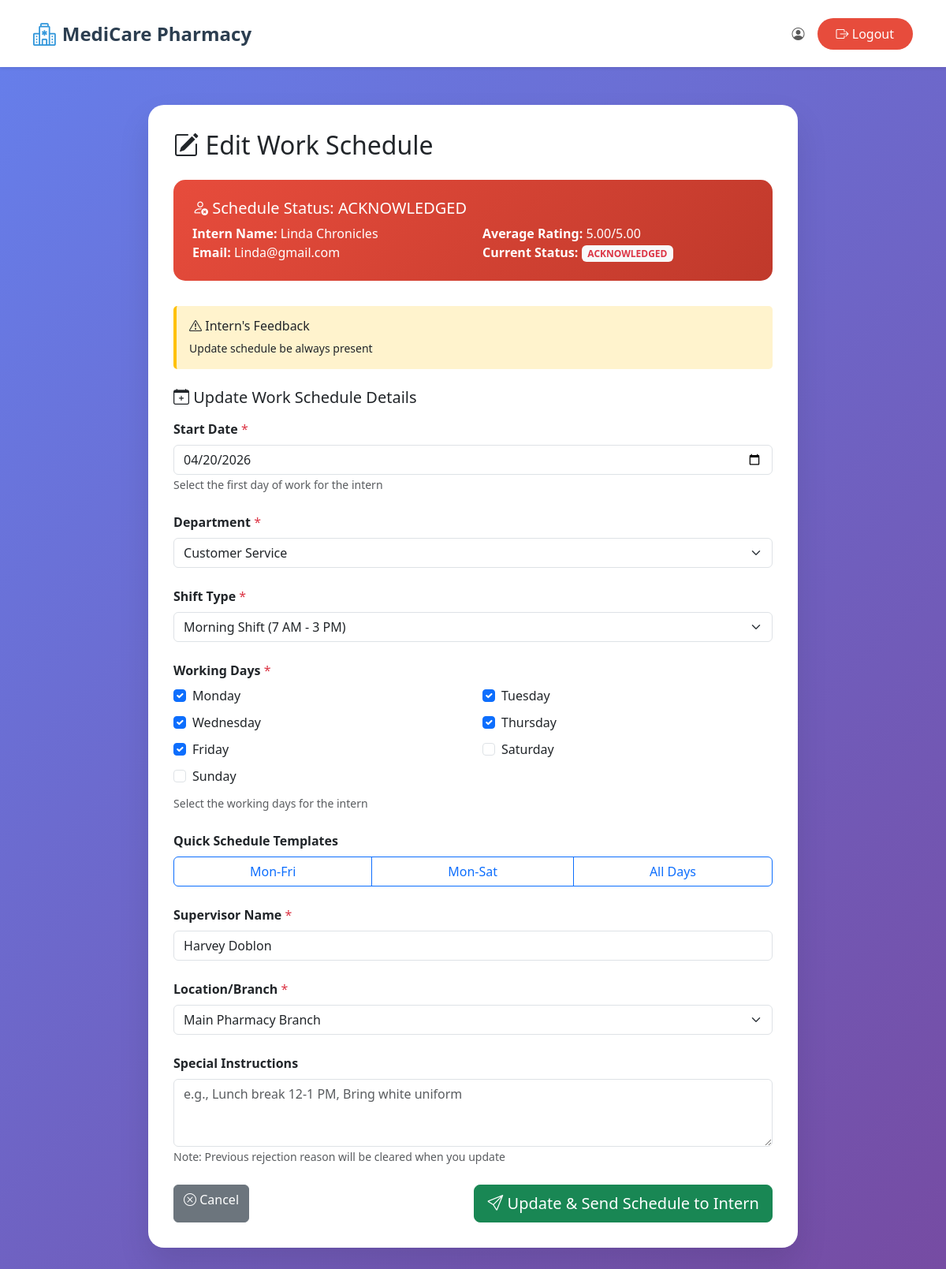
Page /Users/hr/edit_work_schedule.php?schedule_id=16 (signed in) on the committed database.
### tables this page shows
CREATE TABLE `work_schedules` (
  `id` int(11) NOT NULL,
  `evaluation_id` int(11) NOT NULL,
  `user_id` int(11) NOT NULL,
  `created_by` int(11) NOT NULL,
  `start_date` date NOT NULL,
  `department` varchar(100) NOT NULL,
  `shift_type` enum('morning','afternoon','night','full_day') NOT NULL,
  `shift_time` varchar(50) NOT NULL,
  `working_days` text NOT NULL,
  `supervisor_name` varchar(100) NOT NULL,
  `location` varchar(100) NOT NULL,
  `special_instructions` text DEFAULT NULL,
  `formatted_schedule` text NOT NULL,
  `moa_document_path` varchar(500) DEFAULT NULL,
  `moa_document_name` varchar(255) DEFAULT NULL,
  `status` enum('pending','sent','acknowledged','active','completed','cancelled') DEFAULT 'pending',
  `sent_at` timestamp NULL DEFAULT NULL,
  `acknowledged_at` timestamp NULL DEFAULT NULL,
  `created_at` timestamp NOT NULL DEFAULT current_timestamp(),
  `updated_at` timestamp NOT NULL DEFAULT current_timestamp() ON UPDATE current_timestamp()
);

CREATE TABLE `users` (
  `id` int(11) NOT NULL,
  `first_name` varchar(50) NOT NULL,
  `middle_name` varchar(50) DEFAULT NULL,
  `last_name` varchar(50) NOT NULL,
  `birth_date` date DEFAULT NULL,
  `phone_number` varchar(20) NOT NULL,
  `email` varchar(100) NOT NULL,
  `password` varchar(255) NOT NULL,
  `role_id` int(11) NOT NULL DEFAULT 4,
  `is_active` tinyint(1) NOT NULL DEFAULT 1,
  `created_at` timestamp NOT NULL DEFAULT current_timestamp(),
  `updated_at` timestamp NOT NULL DEFAULT current_timestamp() ON UPDATE current_timestamp()
);

CREATE TABLE `interview_evaluations` (
  `id` int(11) NOT NULL,
  `interview_assignment_id` int(11) NOT NULL,
  `user_id` int(11) NOT NULL,
  `evaluated_by` int(11) NOT NULL,
  `education_rating` int(11) DEFAULT NULL CHECK (`education_rating` between 1 and 5),
  `education_comments` text DEFAULT NULL,
  `training_rating` int(11) DEFAULT NULL CHECK (`training_rating` between 1 and 5),
  `training_comments` text DEFAULT NULL,
  `work_experience_rating` int(11) DEFAULT NULL CHECK (`work_experience_rating` between 1 and 5),
  `work_experience_comments` text DEFAULT NULL,
  `company_knowledge_rating` int(11) DEFAULT NULL CHECK (`company_knowledge_rating` between 1 and 5),
  `company_knowledge_comments` text DEFAULT NULL,
  `technical_skills_rating` int(11) DEFAULT NULL CHECK (`technical_skills_rating` between 1 and 5),
  `technical_skills_comments` text DEFAULT NULL,
  `multitasking_skills_rating` int(11) DEFAULT NULL CHECK (`multitasking_skills_rating` between 1 and 5),
  `multitasking_skills_comments` text DEFAULT NULL,
  `communication_skills_rating` int(11) DEFAULT NULL CHECK (`communication_skills_rating` between 1 and 5),
  `communication_skills_comments` text DEFAULT NULL,
  `teamwork_rating` int(11) DEFAULT NULL CHECK (`teamwork_rating` between 1 and 5),
  `teamwork_comments` text DEFAULT NULL,
  `stress_tolerance_rating` int(11) DEFAULT NULL CHECK (`stress_tolerance_rating` between 1 and 5),
  `stress_tolerance_comments` text DEFAULT NULL,
  `culture_fit_rating` int(11) DEFAULT NULL CHECK (`culture_fit_rating` between 1 and 5),
  `culture_fit_comments` text DEFAULT NULL,
  `average_rating` decimal(3,2) DEFAULT NULL,
  `overall_evaluation` text DEFAULT NULL,
  `final_decision` enum('pending','accepted','rejected') DEFAULT 'pending',
  `work_schedule_sent` tinyint(1) DEFAULT 0,
  `work_start_date` date DEFAULT NULL,
  `work_schedule_details` text DEFAULT NULL,
  `created_at` timestamp NOT NULL DEFAULT current_timestamp(),
  `updated_at` timestamp NOT NULL DEFAULT current_timestamp() ON UPDATE current_timestamp()
);

### Users/hr/edit_work_schedule.php (the view, shortened to what this page needs)
<?php
require_once '../../config.php';
$full_name = $_SESSION['full_name'];
$schedule_id = $_GET['schedule_id'] ?? null;
$schedule_sql = "SELECT ws.*, u.first_name, u.last_name, u.email, ie.average_rating
                 FROM work_schedules ws
                 JOIN users u ON ws.user_id = u.id
                 LEFT JOIN interview_evaluations ie ON ws.evaluation_id = ie.id
                 WHERE ws.id = ?";
$schedule_stmt = $conn->prepare($schedule_sql);
$schedule_stmt->bind_param("i", $schedule_id);
$schedule_stmt->execute();
$schedule = $schedule_stmt->get_result()->fetch_assoc();
$success = '';
$working_days_array = explode(',', $schedule['working_days']);
?>
<!DOCTYPE html>
<html lang="en">
<head>
    <link href="https://cdn.jsdelivr.net/npm/bootstrap@5.3.0/dist/css/bootstrap.min.css" rel="stylesheet">
    <link rel="stylesheet" href="https://cdn.jsdelivr.net/npm/bootstrap-icons@1.11.0/font/bootstrap-icons.css">
    <link rel="stylesheet" href="../../style.css">
</head>
<body>
    <nav class="navbar navbar-expand-lg navbar-light bg-white shadow-sm">
        <div class="container">
            <a class="navbar-brand" href="dashboard.php">
                <i class="bi bi-hospital"></i> MediCare Pharmacy
            </a>
            <div class="navbar-nav ms-auto">
                <span class="navbar-text me-3">
                    <i class="bi bi-person-circle"></i> <?php echo htmlspecialchars($full_name); ?>
                </span>
                <a href="../logout.php" class="btn btn-logout">
                    <i class="bi bi-box-arrow-right"></i> Logout
                </a>
            </div>
        </div>
    </nav>
    <div class="schedule-container">
        <div class="container d-flex justify-content-center">
            <div class="schedule-card">
                <h2 class="mb-4">
                    <i class="bi bi-pencil-square"></i> Edit Work Schedule
                </h2>
                <?php if ($success): ?>
                    <div class="alert alert-success alert-dismissible fade show">
                        <i class="bi bi-check-circle"></i> <?php echo $success; ?>
                        <button type="button" class="btn-close" data-bs-dismiss="alert"></button>
                    </div>
                    <div class="text-center mt-3">
                        <a href="dashboard.php" class="btn btn-primary">
                            <i class="bi bi-arrow-left"></i> Back to Dashboard
                        </a>
                    </div>
                <?php else: ?>
                <div class="intern-info">
                    <h5><i class="bi bi-person-x"></i> Schedule Status: <?php echo strtoupper($schedule['status']); ?></h5>
                    <div class="row">
                        <div class="col-md-6">
                            <strong>Intern Name:</strong> <?php echo htmlspecialchars($schedule['first_name'] . ' ' . $schedule['last_name']); ?><br>
                            <strong>Email:</strong> <?php echo htmlspecialchars($schedule['email']); ?>
                        </div>
                        <div class="col-md-6">
                            <?php if ($schedule['average_rating']): ?>
                                <strong>Average Rating:</strong> <?php echo number_format($schedule['average_rating'], 2); ?>/5.00<br>
                            <?php endif; ?>
                            <strong>Current Status:</strong> <span class="badge bg-light text-danger"><?php echo strtoupper($schedule['status']); ?></span>
                        </div>
                    </div>
                </div>
                <?php if ($schedule['special_instructions']): ?>
                <div class="rejection-info">
                    <h6><i class="bi bi-exclamation-triangle"></i> Intern's Feedback</h6>
                    <p class="mb-0 small">
                        <?php echo nl2br(htmlspecialchars($schedule['special_instructions'])); ?>
                    </p>
                </div>
                <?php endif; ?>
                <form method="POST">
                    <h5 class="mb-3"><i class="bi bi-calendar-plus"></i> Update Work Schedule Details</h5>
                    <div class="mb-4">
                        <label class="form-label"><strong>Start Date</strong> <span class="text-danger">*</span></label>
                        <input type="date" class="form-control" name="work_start_date" required
                               min="<?php echo date('Y-m-d'); ?>"
                               value="<?php echo $schedule['start_date']; ?>">
                        <small class="text-muted">Select the first day of work for the intern</small>
                    </div>
                    <div class="mb-4">
                        <label class="form-label"><strong>Department</strong> <span class="text-danger">*</span></label>
                        <select class="form-select" name="department" id="department" required>
                            <option value="Customer Service" <?php echo $schedule['department'] === 'Customer Service' ? 'selected' : ''; ?>>Customer Service</option>
                        </select>
                    </div>
                    <div class="mb-4">
                        <label class="form-label"><strong>Shift Type</strong> <span class="text-danger">*</span></label>
                        <select class="form-select" name="shift_type" id="shiftType" required onchange="updateSchedulePreview()">
                            <option value="morning" <?php echo $schedule['shift_type'] === 'morning' ? 'selected' : ''; ?>>Morning Shift (7 AM - 3 PM)</option>
                        </select>
                    </div>
                    <div class="mb-4">
                        <label class="form-label"><strong>Working Days</strong> <span class="text-danger">*</span></label>
                        <div class="row">
                            <div class="col-md-6 mb-2">
                                <div class="form-check">
                                    <input class="form-check-input" type="checkbox" name="working_days[]" value="Monday" id="monday"
                                           <?php echo in_array('Monday', $working_days_array) ? 'checked' : ''; ?> onchange="updateSchedulePreview()">
                                    <label class="form-check-label" for="monday">Monday</label>
                                </div>
                            </div>
                            <div class="col-md-6 mb-2">
                                <div class="form-check">
                                    <input class="form-check-input" type="checkbox" name="working_days[]" value="Tuesday" id="tuesday"
                                           <?php echo in_array('Tuesday', $working_days_array) ? 'checked' : ''; ?> onchange="updateSchedulePreview()">
                                    <label class="form-check-label" for="tuesday">Tuesday</label>
                                </div>
                            </div>
                            <div class="col-md-6 mb-2">
                                <div class="form-check">
                                    <input class="form-check-input" type="checkbox" name="working_days[]" value="Wednesday" id="wednesday"
                                           <?php echo in_array('Wednesday', $working_days_array) ? 'checked' : ''; ?> onchange="updateSchedulePreview()">
                                    <label class="form-check-label" for="wednesday">Wednesday</label>
                                </div>
                            </div>
                            <div class="col-md-6 mb-2">
                                <div class="form-check">
                                    <input class="form-check-input" type="checkbox" name="working_days[]" value="Thursday" id="thursday"
                                           <?php echo in_array('Thursday', $working_days_array) ? 'checked' : ''; ?> onchange="updateSchedulePreview()">
                                    <label class="form-check-label" for="thursday">Thursday</label>
                                </div>
                            </div>
                            <div class="col-md-6 mb-2">
                                <div class="form-check">
                                    <input class="form-check-input" type="checkbox" name="working_days[]" value="Friday" id="friday"
                                           <?php echo in_array('Friday', $working_days_array) ? 'checked' : ''; ?> onchange="updateSchedulePreview()">
                                    <label class="form-check-label" for="friday">Friday</label>
                                </div>
                            </div>
                            <div class="col-md-6 mb-2">
                                <div class="form-check">
                                    <input class="form-check-input" type="checkbox" name="working_days[]" value="Saturday" id="saturday"
                                           <?php echo in_array('Saturday', $working_days_array) ? 'checked' : ''; ?> onchange="updateSchedulePreview()">
                                    <label class="form-check-label" for="saturday">Saturday</label>
                                </div>
                            </div>
                            <div class="col-md-6 mb-2">
                                <div class="form-check">
                                    <input class="form-check-input" type="checkbox" name="working_days[]" value="Sunday" id="sunday"
                                           <?php echo in_array('Sunday', $working_days_array) ? 'checked' : ''; ?> onchange="updateSchedulePreview()">
                                    <label class="form-check-label" for="sunday">Sunday</label>
                                </div>
                            </div>
                        </div>
                        <small class="text-muted">Select the working days for the intern</small>
                    </div>
                    <div class="mb-4">
                        <label class="form-label"><strong>Quick Schedule Templates</strong></label>
                        <div class="btn-group w-100" role="group">
                            <button type="button" class="btn btn-outline-primary" onclick="applyTemplate('weekdays')">
                                Mon-Fri
                            </button>
                            <button type="button" class="btn btn-outline-primary" onclick="applyTemplate('weekdays_sat')">
                                Mon-Sat
                            </button>
                            <button type="button" class="btn btn-outline-primary" onclick="applyTemplate('all_days')">
                                All Days
                            </button>
                        </div>
                    </div>
                    <div class="mb-4">
                        <label class="form-label"><strong>Supervisor Name</strong> <span class="text-danger">*</span></label>
                        <input type="text" class="form-control" name="supervisor" required
                               placeholder="e.g., Dr. Maria Santos"
                               value="<?php echo htmlspecialchars($schedule['supervisor_name']); ?>">
                    </div>
                    <div class="mb-4">
                        <label class="form-label"><strong>Location/Branch</strong> <span class="text-danger">*</span></label>
                        <select class="form-select" name="location" required>
                            <option value="Main Pharmacy Branch" <?php echo $schedule['location'] === 'Main Pharmacy Branch' ? 'selected' : ''; ?>>Main Pharmacy Branch</option>
                        </select>
                    </div>
                    <div class="mb-4">
                        <label class="form-label"><strong>Special Instructions</strong></label>
                        <textarea class="form-control" name="special_instructions" rows="3"
                                  placeholder="e.g., Lunch break 12-1 PM, Bring white uniform"></textarea>
                        <small class="text-muted">Note: Previous rejection reason will be cleared when you update</small>
                    </div>
                    <div class="d-flex justify-content-between mt-4">
                        <a href="dashboard.php" class="btn btn-secondary">
                            <i class="bi bi-x-circle"></i> Cancel
                        </a>
                        <button type="submit" class="btn btn-success btn-lg" onclick="return validateAndSubmit()">
                            <i class="bi bi-send"></i> Update & Send Schedule to Intern
                        </button>
                    </div>
                </form>
                <?php endif; ?>
            </div>
        </div>
    </div>
</body>
</html>

### rows in the picture
work_schedules: status "ACKNOWLEDGED", user.last_name "Linda Chronicles", user.email "Linda@gmail.com", evaluation.average_rating "5.00", special_instructions "Update schedule be always present", work_start_date "04/20/2026", department "Customer Service", shift_type "Morning Shift (7 AM - 3 PM)", working_days "☑", supervisor "Harvey Doblon", location "Main Pharmacy Branch"
